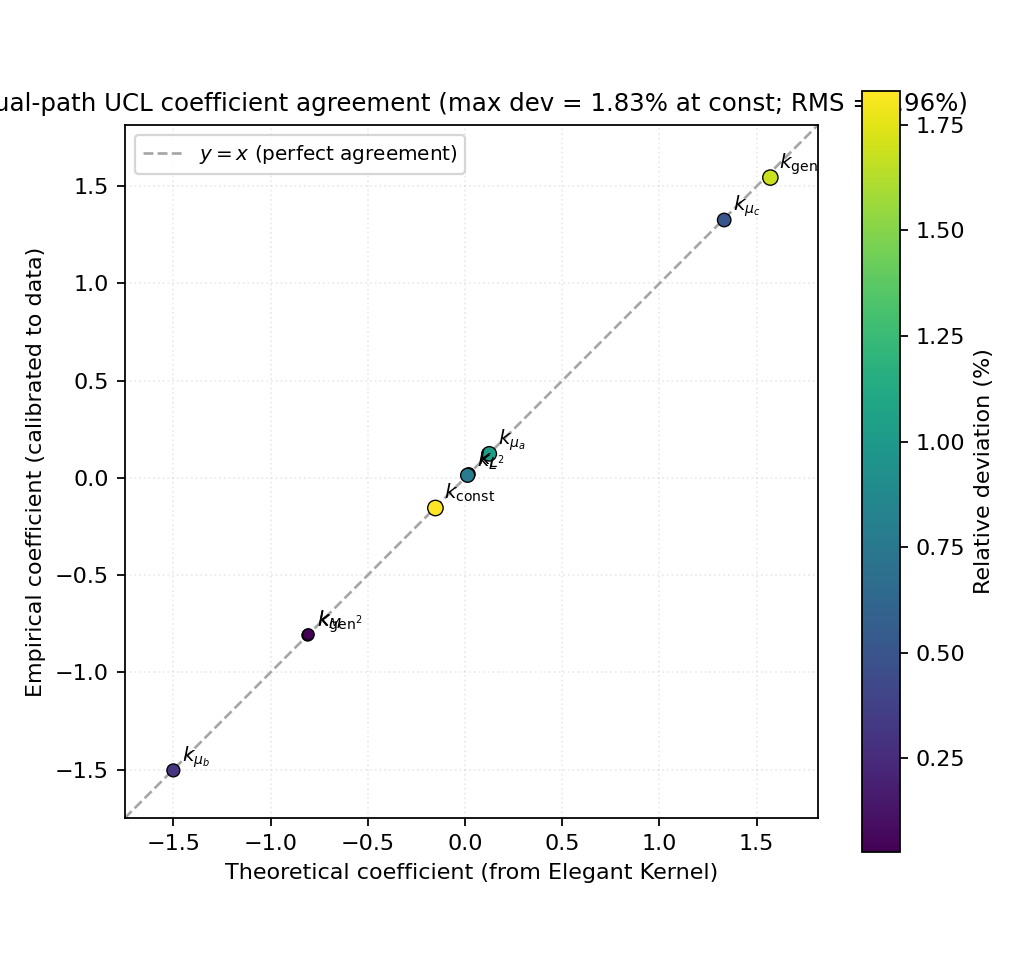

The script that saved this image:
#!/usr/bin/env python3
"""
dual_path_comparison_figure.py — COMP-P01-B

Produces Figure 1 for Paper 1: theoretical vs empirical UCL coefficients.

Input:  canonical_run/dual_path_comparison.json (canonical SD5 run, 2026-04-11)
Output: canonical_run/dual_path_comparison_figure.png
        canonical_run/dual_path_comparison_figure.json (numbers backing the figure)

All 9 UCL coefficients are plotted: theoretical (x, first-principles Elegant
Kernel) vs empirical (y, calibrated to data).  Perfect agreement lies on the
y=x diagonal.  Max relative deviation is 1.83 % (const); RMS is computed
below.

No new calibration; this is a visualization of the frozen canonical run.
"""
import json
import math
import os
import hashlib
from datetime import datetime, timezone

import matplotlib
matplotlib.use("Agg")
import matplotlib.pyplot as plt

HERE = os.path.dirname(os.path.abspath(__file__))
INPUT = os.path.join(HERE, "dual_path_comparison.json")
PNG = os.path.join(HERE, "dual_path_comparison_figure.png")
OUT = os.path.join(HERE, "dual_path_comparison_figure.json")


PRETTY = {
    "const": r"$k_{\mathrm{const}}$",
    "L": r"$k_L$",
    "L2": r"$k_{L^2}$",
    "gen": r"$k_{\mathrm{gen}}$",
    "gen2": r"$k_{\mathrm{gen}^2}$",
    "M": r"$k_M$",
    "mu_a": r"$k_{\mu_a}$",
    "mu_b": r"$k_{\mu_b}$",
    "mu_c": r"$k_{\mu_c}$",
}


def main() -> int:
    with open(INPUT) as f:
        data = json.load(f)
    rows = data["coefficient_comparison"]

    theo = [r["theoretical"] for r in rows]
    emp = [r["empirical"] for r in rows]
    names = [r["coeff"] for r in rows]
    rel = [abs(r["rel_diff_percent"]) for r in rows]

    rms = math.sqrt(sum(v * v for v in rel) / len(rel))
    max_dev = max(rel)
    max_idx = rel.index(max_dev)

    # ------------------------------------------------------------------
    # Figure
    # ------------------------------------------------------------------
    fig, ax = plt.subplots(figsize=(6.4, 6.0))

    lo = min(min(theo), min(emp))
    hi = max(max(theo), max(emp))
    pad = 0.08 * max(1.0, hi - lo)
    lo -= pad
    hi += pad
    ax.plot([lo, hi], [lo, hi], color="0.65", lw=1.2, ls="--",
            label=r"$y = x$ (perfect agreement)")

    sizes = [24 + 18 * math.sqrt(v) for v in rel]
    sc = ax.scatter(theo, emp, s=sizes, c=rel, cmap="viridis",
                    edgecolor="black", lw=0.6, zorder=3)
    cbar = plt.colorbar(sc, ax=ax, shrink=0.85)
    cbar.set_label("Relative deviation (%)")

    for x, y, n in zip(theo, emp, names):
        ax.annotate(PRETTY.get(n, n), (x, y), xytext=(4, 4),
                    textcoords="offset points", fontsize=9)

    ax.set_xlabel("Theoretical coefficient (from Elegant Kernel)")
    ax.set_ylabel("Empirical coefficient (calibrated to data)")
    ax.set_title(
        "Dual-path UCL coefficient agreement "
        f"(max dev = {max_dev:.2f}% at {names[max_idx]}; RMS = {rms:.2f}%)",
        fontsize=11,
    )
    ax.set_xlim(lo, hi)
    ax.set_ylim(lo, hi)
    ax.set_aspect("equal", adjustable="box")
    ax.grid(True, alpha=0.25, ls=":")
    ax.legend(loc="upper left", fontsize=9)

    plt.tight_layout()
    plt.savefig(PNG, dpi=160)
    plt.close(fig)

    # ------------------------------------------------------------------
    # Structured JSON artifact
    # ------------------------------------------------------------------
    out = {
        "description": (
            "COMP-P01-B: Dual-path UCL coefficient comparison.  Theoretical "
            "values derive from the Elegant Kernel (first principles: pi, "
            "golden ratio, small rationals); empirical values are calibrated "
            "to the SM fermion mass spectrum via the UCL2.3 frozen decimals. "
            "Perfect agreement would lie on the y=x diagonal."
        ),
        "source_json": os.path.relpath(INPUT, os.path.dirname(HERE) + "/.."),
        "coefficients": rows,
        "n": len(rows),
        "max_rel_deviation_percent": max_dev,
        "max_rel_deviation_coeff": names[max_idx],
        "rms_rel_deviation_percent": rms,
        "mean_rel_deviation_percent": sum(rel) / len(rel),
        "all_within_2_percent": all(v < 2.0 for v in rel),
        "figure_path": os.path.relpath(PNG, os.path.dirname(HERE) + "/.."),
        "run_timestamp_utc": datetime.now(timezone.utc).isoformat(),
    }

    with open(OUT, "w") as f:
        json.dump(out, f, indent=2)

    with open(PNG, "rb") as f:
        png_sha = hashlib.sha256(f.read()).hexdigest()
    with open(OUT, "rb") as f:
        json_sha = hashlib.sha256(f.read()).hexdigest()

    print("COMP-P01-B dual-path comparison complete")
    print(f"  N coefficients:       {len(rows)}")
    print(f"  max rel deviation:    {max_dev:.3f}%  ({names[max_idx]})")
    print(f"  RMS rel deviation:    {rms:.3f}%")
    print(f"  all within 2%:        {all(v < 2.0 for v in rel)}")
    print(f"  figure: {PNG}")
    print(f"    SHA-256: {png_sha}")
    print(f"  json:   {OUT}")
    print(f"    SHA-256: {json_sha}")
    return 0


if __name__ == "__main__":
    raise SystemExit(main())
